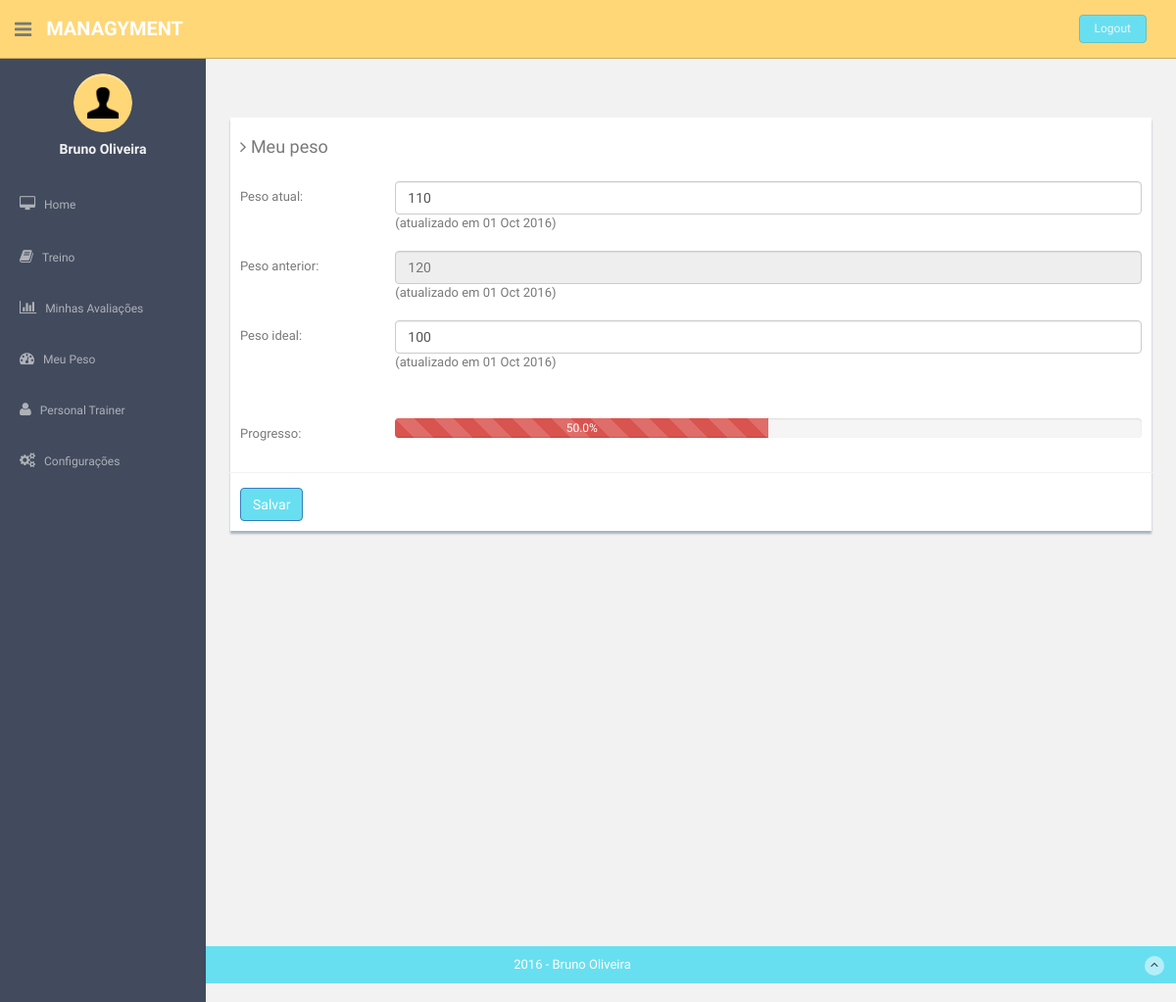
The app's page /tracker/ (signed in), older data.
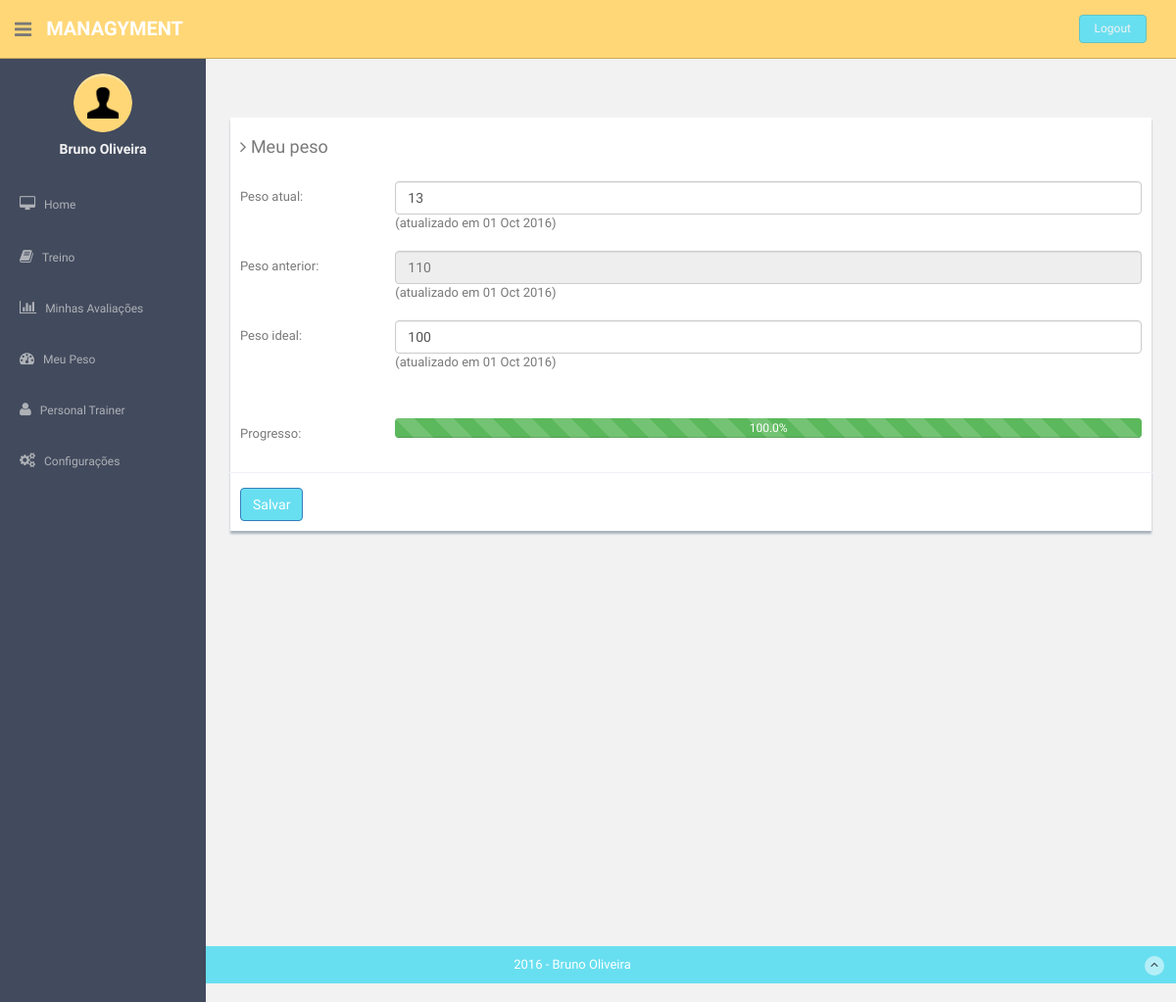
The same page, newer data.
### app/models.py (models this page shows)
class Tracker(models.Model):
    startWeightDate = models.DateField(auto_now_add=True)
    startWeight = models.IntegerField(max_length=4, default=0)
    previousWeightDate = models.DateField(auto_now=True)
    previousWeight = models.IntegerField(max_length=4, default=0)
    currentWeightDate = models.DateField(auto_now=True)
    currentWeight = models.IntegerField(max_length=4, default=170)
    goalWeight = models.IntegerField(default=160, max_length=4)

### app/views.py (the view, shortened to what this page needs)
# urls.py: url(r'^tracker/', views.tracker),
@login_required
@user_passes_test(lambda u: u.groups.filter(Q(name='athlete')).count() == 1, login_url='/permission_denied/')
def tracker(request):
    if request.user.is_superuser:
        group = 'admin';
    else:
        try:
            group = User.objects.get(username=request.user.username).groups.all()[0].name;
        except:
            group = 'none'
    user = User.objects.get(username = request.user.username)
    athlete = Athlete.objects.get(user = request.user)
    tracker = athlete.tracker
    progress=0
    result=0
    goal=0
    if tracker.goalWeight < tracker.startWeight: #lose weight goal
        goal = float(tracker.startWeight - tracker.goalWeight)
        result = float(tracker.startWeight - tracker.currentWeight)
    else:
        if tracker.goalWeight > tracker.startWeight: #gain weight goal
            goal = float(tracker.goalWeight - tracker.startWeight)
            result = float(tracker.currentWeight - tracker.startWeight)
    if goal == 0 or result > goal:
        progress = 100.0
    else:
        if result < 0:
            progress = 0.0
        else:
            progress = (result / goal) * 100.0
    progress = round(Decimal(progress), 1)
    tracker.save()
    context = {'tracker' : tracker, 'progress': progress, 'group': group}
    return render(request, 'app/tracker.html', context)

### templates/app/tracker.html (shortened to what this page needs)
{% extends 'base.html' %}
{% load staticfiles %}
{% block content%}
  <div class="row mt"><div class="col-lg-12"><div class="form-panel">
      <h4 class="mb"><i class="fa fa-angle-right"></i> Meu peso</h4>
      <form class="form-horizontal style-form" method="post" action="/tracker/"
          enctype="multipart/form-data">
          <div class="form-group">
            <label class="col-sm-2 col-sm-2 control-label">Peso atual: </label>
            <div class="col-lg-10">
                <input type="number" class="form-control" min=1 max=500 name="currentWeight" value={{tracker.currentWeight}} />  (atualizado em {{tracker.currentWeightDate| date:"d M Y"}})<br><br>
            </div>
            <label class="col-sm-2 col-sm-2 control-label">Peso anterior: </label>
            <div class="col-lg-10"> <input class="form-control" id="disabledInput" placeholder= {{tracker.previousWeight}} disabled/> (atualizado em {{tracker.previousWeightDate| date:"d M Y"}})<br><br>
            </div><br/><br/>
             <label class="col-sm-2 col-sm-2 control-label">Peso ideal: </label>
             <div class="col-lg-10">
             <input class="form-control" type="number" min=1 max=500 name="goalWeight" value={{tracker.goalWeight}} size="50" />  (atualizado em {{tracker.currentWeightDate | date:"d M Y"}})<br><br></div><p style= "visibility: hidden">{{tracker.currentWeightDate}}</p>
            <label class="col-sm-2 col-sm-2 control-label">Progresso: </label>
             <div class="col-lg-10">
            <div class="progress">
              {%if progress >= 100 %}
                <div class="progress-bar progress-bar-striped progress-bar-success active" role="progressbar" aria-valuenow="60" aria-valuemin="0" aria-valuemax="200" style="width: {{progress}}%;">{{progress}}%
              {%else%}
                <div class="progress-bar progress-bar-striped progress-bar-danger active" role="progressbar" aria-valuenow="60" aria-valuemin="0" aria-valuemax="200" style="width: {{progress}}%;">{{progress}}%
                {%endif%}
            </div></div></div></div>
            <input type="submit" class="btn btn-primary" name="submit" value="Salvar" />
          </div>
</div></div></div>
{% endblock %}

Row changes from the older to the newer data that the page shows:
changed Tracker: currentWeight "110" → "13"; previousWeight "120" → "110"
Text that changed along with them:
{{ progress }}: (not shown) → "100.0"
{{ progress }}: "50.0" → (not shown)
